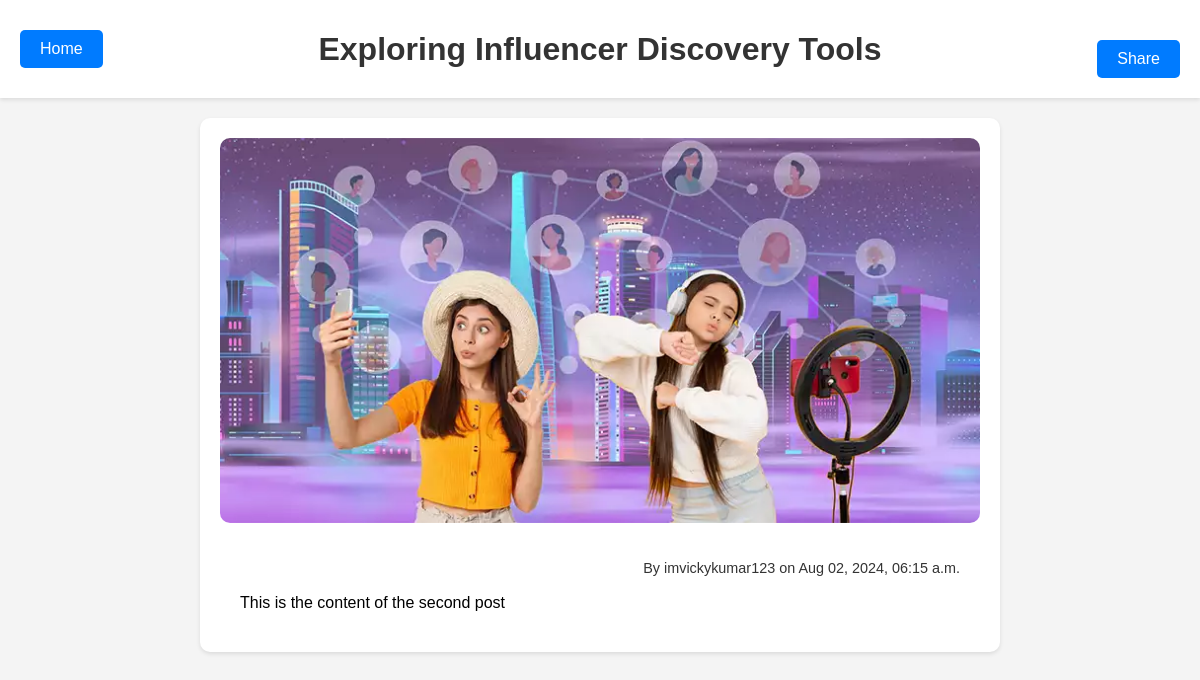
The app's page /post/2/ with its own data.
### blog/models.py (models this page shows, shortened)
class Post(models.Model):
    title = models.CharField(max_length=200)
    content = models.TextField()
    author = models.ForeignKey(User, on_delete=models.CASCADE)
    created_at = models.DateTimeField(default=timezone.now)
    image = models.ImageField(upload_to='blog_images/', blank=True, null=True)

### blog/views.py (the view)
# urls.py: path('post/<int:pk>/', views.post_detail, name='post-detail'),
def post_detail(request, pk):
    post = get_object_or_404(Post, pk=pk)
    return render(request, 'blog/post_detail.html', {'post': post})

### blog/templates/blog/post_detail.html (shortened to what this page needs)
{% load static %}
<!DOCTYPE html>
<html lang="en">
<head>
    <link rel="stylesheet" type="text/css" href="{% static 'blog/styles.css' %}">
</head>
<body>
    <header>
        <div class="nav-container">
            <a href="{% url 'blog-home' %}" class="home-button">Home</a>
            <h1>{{ post.title }}</h1>
            <div class="share-button-container">
                <button id="tooltip" class="share-button" onclick="copyLink()">Share</button>
            </div>
        </div>
    </header>
    <main>
        <div class="post-detail">
            {% if post.image %}
                <img src="{{ post.image.url }}" alt="{{ post.title }}" class="post-image">
            {% endif %}
            <div class="post-content">
                <p class="post-meta">By {{ post.author.username }} on {{ post.created_at|date:"M d, Y, h:i a" }}</p>
                <div>{{ post.content|safe }}</div>
            </div>
        </div>
    </main>
</body>
</html>

### blog/static/blog/styles.css (style rules this page uses)
body { font-family: Arial, sans-serif; margin: 0; padding: 0; background-color: #f4f4f4; overflow-x: hidden; }
header { background-color: #fff; padding: 20px; width: 100%; box-shadow: 0 2px 4px rgba(0,0,0,0.1); box-sizing: border-box; }
.nav-container { display: flex; flex-wrap: wrap; align-items: center; justify-content: space-between; gap: 10px; }
header h1 { margin: 0; font-size: 2em; color: #333; flex-grow: 1; text-align: center; white-space: normal; overflow: visible; text-overflow: clip; }
header .home-button { background-color: #007bff; color: #fff; padding: 10px 20px; border-radius: 5px; text-decoration: none; white-space: nowrap; }
header .share-button-container { display: flex; align-items: center; gap: 10px; white-space: nowrap; }
header .share-button { background-color: #007bff; color: #fff; border: none; padding: 10px 20px; border-radius: 5px; cursor: pointer; font-size: 1em; white-space: nowrap; }
main { padding: 20px; max-width: 100%; box-sizing: border-box; }
.post-detail { max-width: 800px; margin: 0 auto; background-color: #fff; padding: 20px; box-shadow: 0 2px 4px rgba(0,0,0,0.1); border-radius: 10px; box-sizing: border-box; }
.post-image { width: 100%; height: auto; border-radius: 10px; }
.post-content { padding: 20px; box-sizing: border-box; }
.post-content p { line-height: 1.6; color: #333; }
.post-meta { margin-top: 10px; font-size: 0.9em; color: #999; text-align: right; }
.share-button-container { margin-top: 20px; text-align: right; }
.share-button { background-color: #007bff; color: #fff; border: none; padding: 10px 20px; border-radius: 5px; cursor: pointer; font-size: 1em; }

### records on screen
Post: title "Exploring Influencer Discovery Tools", image (picture), author.username "imvickykumar123", created_at "Aug 02, 2024, 06:15 a.m.", content "This is the content of the second post"
